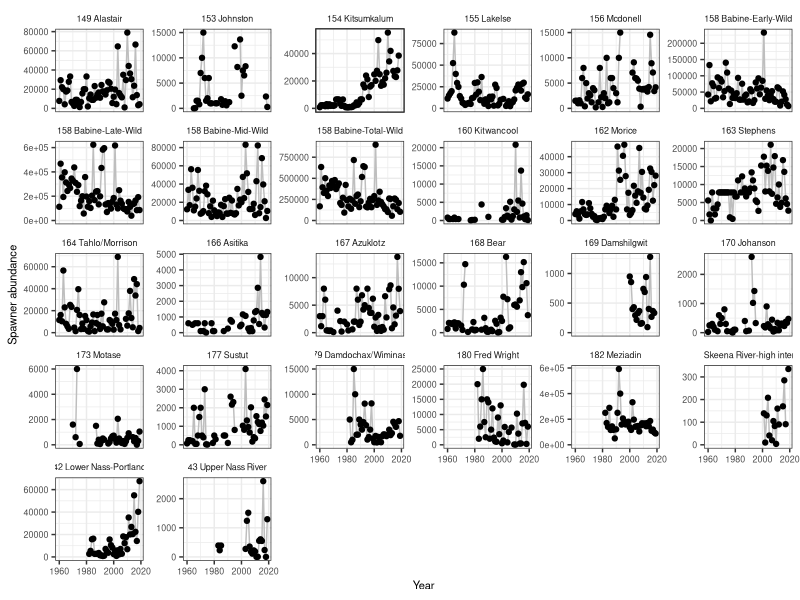
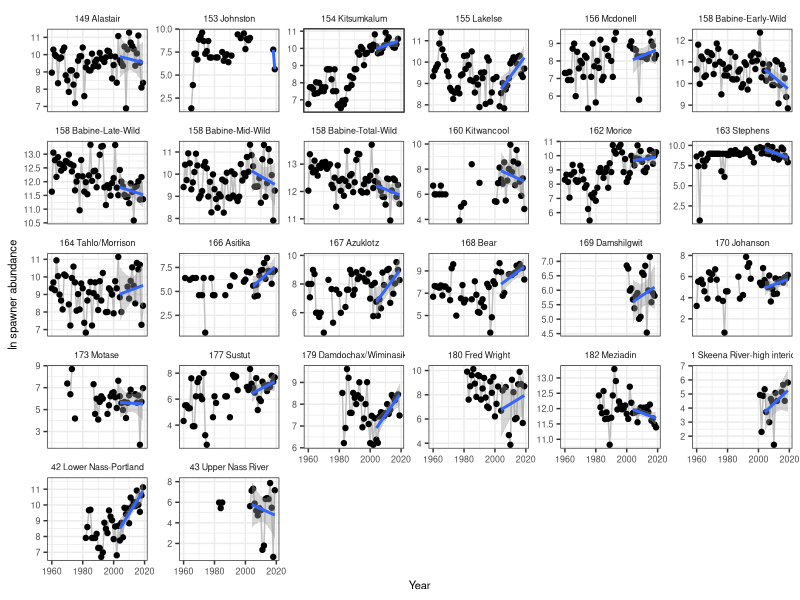

Write R code to recreate these figures, in order. (Note: this script raises an error after producing the figures.)
# code to read in, process, plot and calculate % change for Skeena and Nass sockeye 
# data are from Charmaine Carr-Harris (Sockeye; DFO)
# generation length is assumed to be 5-years for sockeye

#### load required libraries ----
library(tidyverse)
library(zoo)

#### load and wrangle data ----
skeena_sx_raw <- read.csv('data/TRTC-Results--Skeena-Nass.csv') # make sure values do not contain commas for thousands 
cu_du_decoder <- read.csv('data/skeena-du-cu-decoder.csv') # read in manually made decoder for mapping DUs to CUs
skeena_sx_raw[,1] <- gsub('.*_','', skeena_sx_raw[,1]) # remove "SX" from CU names

# merge datasets and filter
du_cu_skeena <- left_join(x = skeena_sx_raw,
                 y = cu_du_decoder,
                 by = "CU")

SkeenaNassSX <- du_cu_skeena %>%
  select(Year,TE,DU,CU,CU_Name) %>%
  drop_na(DU) 

# create a total wild Babine time series
SkeenaNassSX_Babine <- subset(SkeenaNassSX, CU_Name == "Babine-Early-Wild")
SkeenaNassSX_Babine$CU_Name <- "Babine-Total-Wild"
SkeenaNassSX_Babine$CU <- "L-21-02"
total_Babine_spw <- SkeenaNassSX %>% 
  filter(DU == 158) %>%
  group_by(Year) %>%
  mutate(total_TE = sum(TE)) %>%
  filter(CU_Name == "Babine-Early-Wild")
SkeenaNassSX_Babine$TE <- total_Babine_spw$total_TE
SkeenaNassSX <- rbind(SkeenaNassSX,SkeenaNassSX_Babine)

# create a combined DU number + name identifier 
SkeenaNassSX$du_cu <- paste(SkeenaNassSX$DU, SkeenaNassSX$CU_Name,sep = " ")

#### plots of spawners over time ----
# plot RAW spawner abundance over time by DU 
p <- ggplot(SkeenaNassSX, aes(x=Year,y=TE)) + 
      geom_line(color="grey")+
      geom_point()+
      facet_wrap(~du_cu,scales="free_y")+
      theme_bw()+
      xlab("Year") +
      ylab("Spawner abundance") +
      coord_cartesian(ylim=c(0,NA), xlim=c(1960,2019))+
      theme(text = element_text(size = 8),
            strip.background = element_blank())

jpeg("output/Skeena-Nass-sockeye-raw.jpeg", width = 10, height = 6, units = "in", res = 600)
print(p)
dev.off()

# plot LOG transformed and NOT smoothed spawner abundance over time by DU 
SkeenaNassSX_lm <- SkeenaNassSX %>% 
  group_by(du_cu) %>% 
  select(Year,TE,DU,du_cu) %>%
  mutate(LnSpw=log(TE))

SkeenaNassSX_lm_fit <- SkeenaNassSX_lm %>% 
  mutate(last_yr=last(Year))%>%
  filter(between(Year,2004,2019))

p <- ggplot(SkeenaNassSX_lm, aes(x=Year,y=LnSpw)) + 
  geom_line(color="grey")+
  geom_point()+
  facet_wrap(~du_cu,scales="free_y")+
  theme_bw()+
  xlab("Year") +
  ylab("ln spawner abundance") +
  coord_cartesian(xlim=c(1960,2019))+
  theme(text = element_text(size = 8),
        strip.background = element_blank())+
  geom_smooth(data=SkeenaNassSX_lm_fit, method='lm', formula= y~x)
  
jpeg("output/Skeena-Nass-sockeye-log-no-smooth.jpeg", width = 10, height = 6, units = "in", res = 600)
print(p)
dev.off()

#### calculate % change over time ----
# calculate % change over most recent three generations (based on all or just most recent three gens with data), 
# save in table with DU and recent generational mean spawner abundance

SkeenaNassSXFilter <- SkeenaNassSX %>% # drop DUs without data
  filter(DU != c(153),
         DU != c(168),
         DU != c(41)) 

summary_table <- matrix(NA,
                        nrow = length(unique(SkeenaNassSXFilter$du_cu)),
                        ncol = 5) # DU, %change (recent years), % change (all years), recent abundance, last year with data

summary_table[,1] <- unique(SkeenaNassSXFilter$du_cu)

for(i in unique(SkeenaNassSXFilter$du_cu)){
  data.in <- subset(SkeenaNassSXFilter, du_cu== i)
  data.in$LnSpw <- log(data.in$TE)
  lst_index_yr <- last(which(!is.na(data.in$LnSpw)))
  first_index_yr <- lst_index_yr-15
  first_index_yr <- ifelse(first_index_yr < 0, 1,first_index_yr)
  model <- lm(data.in$LnSpw[first_index_yr:lst_index_yr]  ~ data.in$Year[first_index_yr:lst_index_yr])
  model_all <- lm(data.in$LnSpw  ~ data.in$Year)
  DU_index <- which(unique(SkeenaNassSXFilter$du_cu)==i)
  summary_table[DU_index,2] <- round(as.numeric((exp(model$coefficients[2]*15)-1)*100))
  summary_table[DU_index,3] <- round(as.numeric((exp(model_all$coefficients[2]*15)-1)*100))
  summary_table[DU_index,4] <- round(exp(last(na.omit(data.in$LnSpw))))
  summary_table[DU_index,5] <- data.in$Year[lst_index_yr]
}

colnames(summary_table) <- c("DU", "% change (recent)", "% change (all)", "recent abundance", "last year with data")

# export table as csv
write.csv(summary_table, "output/skeena_nass_sx_no_smooth.perChange.csv", row.names = FALSE)

